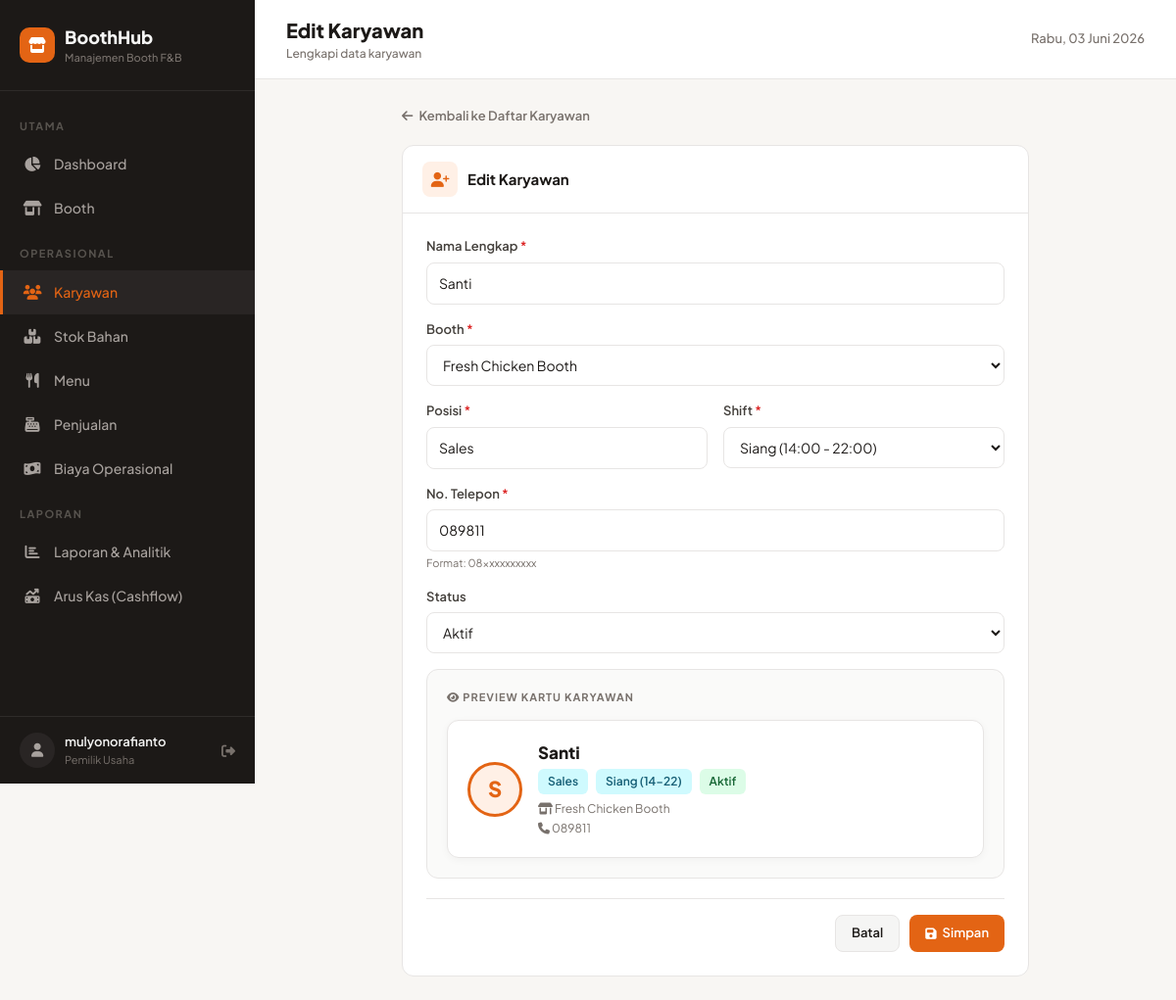
The page /karyawan/2/update/ (signed in) on the database its author committed.
### boothapp/models.py (models this page shows, shortened)
class Employee(models.Model):
    SHIFT_CHOICES = [
        ('pagi', 'Pagi (06:00 - 14:00)'),
        ('siang', 'Siang (14:00 - 22:00)'),
        ('malam', 'Malam (22:00 - 06:00)'),
    ]
    STATUS_CHOICES = [
        ('active', 'Aktif'),
        ('inactive', 'Nonaktif'),
    ]
    name = models.CharField(max_length=200, verbose_name='Nama Lengkap')
    booth = models.ForeignKey(Booth, on_delete=models.CASCADE, related_name='employees')
    position = models.CharField(max_length=100, verbose_name='Posisi')
    shift = models.CharField(max_length=20, choices=SHIFT_CHOICES)
    phone = models.CharField(max_length=20, verbose_name='No. Telepon')
    status = models.CharField(max_length=20, choices=STATUS_CHOICES, default='active')
    created_at = models.DateTimeField(auto_now_add=True)
    class Meta:
        verbose_name = 'Karyawan'
        verbose_name_plural = 'Karyawan'
        ordering = ['name']

### boothapp/views.py (the view)
# urls.py: path('karyawan/<int:pk>/update/', views.employee_update, name='employee_update'),
@login_required
def employee_update(request, pk):
    emp = get_object_or_404(Employee, pk=pk)
    if request.method == 'POST':
        form = EmployeeForm(request.POST, instance=emp)
        if form.is_valid():
            form.save()
            return redirect('boothapp:employee_list')
    else:
        form = EmployeeForm(instance=emp)
    return render(request, 'boothapp/employee_form.html', {'form': form, 'title': 'Edit Karyawan'})

### boothapp/forms.py
class EmployeeForm(forms.ModelForm):
    class Meta:
        model = Employee
        fields = ['name', 'booth', 'position', 'shift', 'phone', 'status']
        widgets = {
            'name': forms.TextInput(attrs={'class': 'form-input'}),
            'phone': forms.TextInput(attrs={'class': 'form-input'}),
        }

### boothapp/models.py (called while the page is built)
    def __str__(self):
        return self.name

### templates/boothapp/employee_form.html (shortened to what this page needs)
{% extends 'boothapp/base.html' %}
{% block nav_karyawan %}active{% endblock %}
{% block page_title %}{{ title }}{% endblock %}
{% block page_subtitle %}Lengkapi data karyawan{% endblock %}
{% block content %}
<div style="max-width:640px;margin:0 auto;">
    <a href="{% url 'boothapp:employee_list' %}" style="display:inline-flex;align-items:center;gap:6px;color:var(--muted);text-decoration:none;font-size:13px;font-weight:600;margin-bottom:20px;transition:color 0.2s;"
       onmouseover="this.style.color='var(--accent)'" onmouseout="this.style.color='var(--muted)'">
        <i class="fas fa-arrow-left"></i> Kembali ke Daftar Karyawan
    </a>
    <div class="card">
        <div class="card-header">
            <div style="display:flex;align-items:center;gap:10px;">
                <div style="width:36px;height:36px;border-radius:8px;background:var(--accent-light);display:flex;align-items:center;justify-content:center;">
                    <i class="fas fa-user-plus" style="color:var(--accent);font-size:15px;"></i>
                </div>
                <span>{{ title }}</span>
            </div>
        </div>
        <div style="padding:24px;">
            <form method="post" novalidate>
                <div class="form-group">
                    <label class="form-label" for="id_name">
                        Nama Lengkap <span style="color:var(--danger);">*</span>
                    </label>
                    {{ form.name }}
                </div>
                <div class="form-group">
                    <label class="form-label" for="id_booth">
                        Booth <span style="color:var(--danger);">*</span>
                    </label>
                    {{ form.booth }}
                </div>
                <div style="display:grid;grid-template-columns:1fr 1fr;gap:16px;">
                    <div class="form-group">
                        <label class="form-label" for="id_position">
                            Posisi <span style="color:var(--danger);">*</span>
                        </label>
                        {{ form.position }}
                    </div>
                    <div class="form-group">
                        <label class="form-label" for="id_shift">
                            Shift <span style="color:var(--danger);">*</span>
                        </label>
                        {{ form.shift }}
                    </div>
                </div>
                <div class="form-group">
                    <label class="form-label" for="id_phone">
                        No. Telepon <span style="color:var(--danger);">*</span>
                    </label>
                    {{ form.phone }}
                    <div style="font-size:11px;color:var(--muted);margin-top:4px;">Format: 08xxxxxxxxxx</div>
                </div>
                <div class="form-group">
                    <label class="form-label" for="id_status">Status</label>
                    {{ form.status }}
                </div>
                <div style="padding:20px;background:#FAFAF9;border-radius:12px;border:1px solid var(--border);margin-bottom:20px;">
                    <div style="font-size:11px;color:var(--muted);font-weight:700;text-transform:uppercase;letter-spacing:1px;margin-bottom:14px;">
                        <i class="fas fa-eye"></i> Preview Kartu Karyawan
                    </div>
                    <div style="background:white;border:1px solid var(--border);border-radius:12px;padding:20px;display:flex;align-items:center;gap:16px;box-shadow:0 2px 8px rgba(0,0,0,0.04);">
                        <div id="previewAvatar" style="width:56px;height:56px;border-radius:50%;background:var(--accent-light);display:flex;align-items:center;justify-content:center;font-weight:900;font-size:22px;color:var(--accent);flex-shrink:0;border:3px solid var(--accent);">
                        </div>
                        <div style="flex:1;min-width:0;">
                            <div id="previewName" style="font-weight:800;font-size:17px;color:var(--fg);white-space:nowrap;overflow:hidden;text-overflow:ellipsis;">Nama Karyawan</div>
                            <div style="display:flex;align-items:center;gap:8px;margin-top:4px;flex-wrap:wrap;">
                                <span id="previewPosition" class="badge badge-info">Posisi</span>
                                <span id="previewShift" class="badge badge-success">Shift</span>
                                <span id="previewStatus" class="badge badge-success">Aktif</span>
                            </div>
                            <div id="previewBooth" style="font-size:12px;color:var(--muted);margin-top:6px;">
                            </div>
                            <div id="previewPhone" style="font-size:12px;color:var(--muted);margin-top:2px;">
                            </div>
                        </div>
                    </div>
                </div>
                <div style="display:flex;justify-content:flex-end;gap:10px;padding-top:16px;border-top:1px solid var(--border);">
                    <a href="{% url 'boothapp:employee_list' %}" class="btn btn-secondary" style="text-decoration:none;">Batal</a>
                    <button type="submit" class="btn btn-primary">
                        <i class="fas fa-save"></i> Simpan
                    </button>
                </div>
            </form>
        </div>
    </div>
</div>
{% endblock %}

### templates/boothapp/base.html (shortened to what this page needs)
<!DOCTYPE html>
<html lang="id">
<head>
    <script src="https://cdn.tailwindcss.com"></script>
    <link rel="stylesheet" href="https://cdnjs.cloudflare.com/ajax/libs/font-awesome/6.5.1/css/all.min.css">
</head>
<body>
    <aside class="sidebar" id="sidebar">
        <div class="sidebar-brand">
            <div style="display:flex;align-items:center;gap:10px;">
                <div style="width:36px;height:36px;background:var(--accent);border-radius:10px;display:flex;align-items:center;justify-content:center;">
                    <i class="fas fa-store" style="color:white;font-size:16px;"></i>
                </div>
                <div>
                    <div style="color:#F5F5F4;font-weight:800;font-size:18px;">BoothHub</div>
                    <div style="color:#78716C;font-size:11px;font-weight:500;">Manajemen Booth F&B</div>
                </div>
            </div>
        </div>
        <nav class="sidebar-nav">
            <div class="sidebar-section">Utama</div>
            <a href="{% url 'boothapp:dashboard' %}" class="{% block nav_dashboard %}{% endblock %}"><i class="fas fa-chart-pie"></i> Dashboard</a>
            <a href="{% url 'boothapp:booth_list' %}" class="{% block nav_booth %}{% endblock %}"><i class="fas fa-store-alt"></i> Booth</a>
            <div class="sidebar-section">Operasional</div>
            <a href="{% url 'boothapp:employee_list' %}" class="{% block nav_karyawan %}{% endblock %}"><i class="fas fa-users"></i> Karyawan</a>
            <a href="{% url 'boothapp:inventory_list' %}" class="{% block nav_stok %}{% endblock %}"><i class="fas fa-boxes-stacked"></i> Stok Bahan</a>
            <a href="{% url 'boothapp:menu_list' %}" class="{% block nav_menu %}{% endblock %}"><i class="fas fa-utensils"></i> Menu</a>
            <a href="{% url 'boothapp:sale_list' %}" class="{% block nav_penjualan %}{% endblock %}"><i class="fas fa-cash-register"></i> Penjualan</a>
            <a href="{% url 'boothapp:expense_list' %}" class="{% block nav_biaya %}{% endblock %}"><i class="fas fa-money-bill-wave"></i> Biaya Operasional</a>
                       <div class="sidebar-section">Laporan</div>
            <a href="{% url 'boothapp:report' %}" class="{% block nav_laporan %}{% endblock %}"><i class="fas fa-chart-bar"></i> Laporan & Analitik</a>
            <a href="{% url 'boothapp:cashflow_report' %}" class="{% block nav_cashflow %}{% endblock %}"><i class="fas fa-money-bill-trend-up"></i> Arus Kas (Cashflow)</a>
        </nav>
        <div style="padding:16px 20px;border-top:1px solid rgba(255,255,255,0.08);">
            <div style="display:flex;align-items:center;gap:10px;">
                <div style="width:36px;height:36px;background:#292524;border-radius:50%;display:flex;align-items:center;justify-content:center;">
                    <i class="fas fa-user" style="color:#A8A29E;font-size:14px;"></i>
                </div>
                <div style="flex:1;">
                    <div style="color:#F5F5F4;font-size:13px;font-weight:600;">{{ request.user.get_full_name|default:request.user.username }}</div>
                    <div style="color:#78716C;font-size:11px;">Pemilik Usaha</div>
                </div>
                <a href="{% url 'logout' %}" style="color:#78716C;font-size:14px;" title="Logout"><i class="fas fa-sign-out-alt"></i></a>
            </div>
        </div>
    </aside>
    <div class="main-content">
        <div class="topbar">
            <div style="display:flex;align-items:center;gap:12px;">
                <div>
                    <h1 id="pageTitle" style="font-size:20px;font-weight:800;">{% block page_title %}Dashboard{% endblock %}</h1>
                    <p id="pageSubtitle" style="font-size:12px;color:var(--muted);font-weight:500;">{% block page_subtitle %}{% endblock %}</p>
                </div>
            </div>
            <div style="display:flex;align-items:center;gap:12px;">
                <div style="font-size:13px;color:var(--muted);font-weight:500;">{% now "l, d F Y" %}</div>
            </div>
        </div>
        <div style="padding:24px 32px;" class="page-enter">
            {% block content %}{% endblock %}
        </div>
    </div>
</body>
</html>

### templates/boothapp/base.html (style rules this page uses)
:root { --bg: #F8F6F3; --fg: #1C1917; --muted: #78716C; --accent: #E36414; --accent-light: #FFF0E6; --card: #FFFFFF; --border: #E7E5E4; --sidebar: #1C1917; --sidebar-hover: #292524; --success: #16A34A; --warning: #F59E0B; --danger: #DC2626; --info: #0891B2; }
* { margin: 0; padding: 0; box-sizing: border-box; }
body { font-family: 'Plus Jakarta Sans', sans-serif; background: var(--bg); color: var(--fg); }
.sidebar { width: 260px; min-height: 100vh; background: var(--sidebar); position: fixed; left: 0; top: 0; z-index: 50; transition: transform 0.3s ease; display: flex; flex-direction: column; }
.sidebar-brand { padding: 24px 20px; border-bottom: 1px solid rgba(255,255,255,0.08); }
.sidebar-nav { flex: 1; overflow-y: auto; padding: 12px 0; }
.sidebar-nav a { display: flex; align-items: center; gap: 12px; padding: 12px 20px; color: #A8A29E; text-decoration: none; font-size: 14px; font-weight: 500; transition: all 0.2s; border-left: 3px solid transparent; }
.sidebar-nav a.active { background: var(--sidebar-hover); color: var(--accent); border-left-color: var(--accent); }
.sidebar-nav a i { width: 20px; text-align: center; font-size: 15px; }
.sidebar-section { padding: 16px 20px 8px; font-size: 11px; text-transform: uppercase; letter-spacing: 1.5px; color: #57534E; font-weight: 700; }
.main-content { margin-left: 260px; min-height: 100vh; }
.topbar { background: var(--card); border-bottom: 1px solid var(--border); padding: 16px 32px; display: flex; align-items: center; justify-content: space-between; position: sticky; top: 0; z-index: 40; }
.card { background: var(--card); border: 1px solid var(--border); border-radius: 12px; overflow: hidden; transition: box-shadow 0.2s; }
.card-header { padding: 16px 20px; border-bottom: 1px solid var(--border); font-weight: 700; font-size: 15px; display: flex; align-items: center; justify-content: space-between; }
.badge { padding: 4px 10px; border-radius: 6px; font-size: 12px; font-weight: 600; display: inline-block; }
.badge-success { background: #DCFCE7; color: #166534; }
.badge-info { background: #CFFAFE; color: #155E75; }
.btn { padding: 8px 16px; border-radius: 8px; font-size: 13px; font-weight: 600; border: none; cursor: pointer; transition: all 0.2s; display: inline-flex; align-items: center; gap: 6px; font-family: inherit; text-decoration: none; }
.btn-primary { background: var(--accent); color: white; }
.btn-secondary { background: #F5F5F4; color: var(--fg); border: 1px solid var(--border); }
.form-group { margin-bottom: 16px; }
.form-label { display: block; font-size: 13px; font-weight: 600; margin-bottom: 6px; color: #44403C; }
.form-input, .form-select { width: 100%; padding: 10px 12px; border: 1px solid var(--border); border-radius: 8px; font-size: 14px; font-family: inherit; background: white; transition: border-color 0.2s; outline: none; }
.page-enter { animation: fadeUp 0.3s ease; }

### rows shown on the page
Employee: name "Santi", booth "Fresh Chicken Booth", position "Sales", shift "Siang (14:00 - 22:00)", phone "089811", status "Aktif"

### other values the page prints
{{ request.user.get_full_name|default:request.user.username }} "mulyonorafianto"
{{ title }} "Edit Karyawan"
